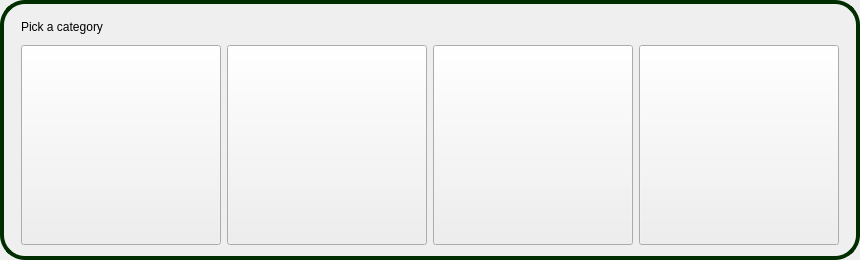
<?xml version="1.0" encoding="UTF-8"?>
<ui version="4.0">
 <class>CategoryFrame</class>
 <widget class="QFrame" name="CategoryFrame">
  <property name="geometry">
   <rect>
    <x>0</x>
    <y>0</y>
    <width>860</width>
    <height>260</height>
   </rect>
  </property>
  <property name="sizePolicy">
   <sizepolicy hsizetype="MinimumExpanding" vsizetype="Fixed">
    <horstretch>0</horstretch>
    <verstretch>0</verstretch>
   </sizepolicy>
  </property>
  <property name="maximumSize">
   <size>
    <width>860</width>
    <height>260</height>
   </size>
  </property>
  <property name="windowTitle">
   <string>Frame</string>
  </property>
  <property name="styleSheet">
   <string notr="true">QFrame#CategoryFrame { 
	border: 4px solid rgb(0, 45, 0); 
	border-radius: 25px;
}
QPushButton { color: rgb(60, 60, 60); }</string>
  </property>
  <property name="frameShape">
   <enum>QFrame::StyledPanel</enum>
  </property>
  <property name="frameShadow">
   <enum>QFrame::Raised</enum>
  </property>
  <layout class="QGridLayout" name="gridLayout">
   <property name="leftMargin">
    <number>15</number>
   </property>
   <property name="rightMargin">
    <number>15</number>
   </property>
   <property name="horizontalSpacing">
    <number>4</number>
   </property>
   <item row="0" column="0">
    <widget class="QLabel" name="categoryLabel">
     <property name="text">
      <string>Pick a category</string>
     </property>
    </widget>
   </item>
   <item row="1" column="0">
    <widget class="HoverPushButton" name="themeHoverPushButton">
     <property name="sizePolicy">
      <sizepolicy hsizetype="Expanding" vsizetype="Expanding">
       <horstretch>0</horstretch>
       <verstretch>0</verstretch>
      </sizepolicy>
     </property>
     <property name="maximumSize">
      <size>
       <width>200</width>
       <height>200</height>
      </size>
     </property>
     <property name="styleSheet">
      <string notr="true">background-image: url(:/imgs/imgs/Pages.jpg);</string>
     </property>
     <property name="text">
      <string/>
     </property>
    </widget>
   </item>
   <item row="1" column="1">
    <widget class="HoverPushButton" name="publisherHoverPushButton">
     <property name="sizePolicy">
      <sizepolicy hsizetype="Expanding" vsizetype="Expanding">
       <horstretch>0</horstretch>
       <verstretch>0</verstretch>
      </sizepolicy>
     </property>
     <property name="maximumSize">
      <size>
       <width>200</width>
       <height>200</height>
      </size>
     </property>
     <property name="styleSheet">
      <string notr="true">background-image: url(:/imgs/imgs/Publisher.gif);</string>
     </property>
    </widget>
   </item>
   <item row="1" column="2">
    <widget class="HoverPushButton" name="authorHoverPushButton">
     <property name="sizePolicy">
      <sizepolicy hsizetype="Expanding" vsizetype="Expanding">
       <horstretch>0</horstretch>
       <verstretch>0</verstretch>
      </sizepolicy>
     </property>
     <property name="maximumSize">
      <size>
       <width>200</width>
       <height>200</height>
      </size>
     </property>
     <property name="styleSheet">
      <string notr="true">background-image: url(:/imgs/imgs/Author.gif);</string>
     </property>
     <property name="iconSize">
      <size>
       <width>300</width>
       <height>300</height>
      </size>
     </property>
    </widget>
   </item>
   <item row="1" column="3">
    <widget class="HoverPushButton" name="bookHoverPushButton">
     <property name="sizePolicy">
      <sizepolicy hsizetype="Expanding" vsizetype="Expanding">
       <horstretch>0</horstretch>
       <verstretch>0</verstretch>
      </sizepolicy>
     </property>
     <property name="maximumSize">
      <size>
       <width>200</width>
       <height>200</height>
      </size>
     </property>
     <property name="styleSheet">
      <string notr="true">background-image: url(:/imgs/imgs/Book.gif);</string>
     </property>
    </widget>
   </item>
  </layout>
 </widget>
 <customwidgets>
  <customwidget>
   <class>HoverPushButton</class>
   <extends>QPushButton</extends>
   <header>HoverPushButton.h</header>
  </customwidget>
 </customwidgets>
 <resources>
  <include location="../imgs.qrc"/>
 </resources>
 <connections>
  <connection>
   <sender>themeHoverPushButton</sender>
   <signal>hoverEnter()</signal>
   <receiver>CategoryFrame</receiver>
   <slot>setThemeText()</slot>
   <hints>
    <hint type="sourcelabel">
     <x>37</x>
     <y>109</y>
    </hint>
    <hint type="destinationlabel">
     <x>6</x>
     <y>66</y>
    </hint>
   </hints>
  </connection>
  <connection>
   <sender>publisherHoverPushButton</sender>
   <signal>hoverEnter()</signal>
   <receiver>CategoryFrame</receiver>
   <slot>setPublisherText()</slot>
   <hints>
    <hint type="sourcelabel">
     <x>259</x>
     <y>55</y>
    </hint>
    <hint type="destinationlabel">
     <x>220</x>
     <y>82</y>
    </hint>
   </hints>
  </connection>
  <connection>
   <sender>authorHoverPushButton</sender>
   <signal>hoverEnter()</signal>
   <receiver>CategoryFrame</receiver>
   <slot>setAuthorText()</slot>
   <hints>
    <hint type="sourcelabel">
     <x>436</x>
     <y>77</y>
    </hint>
    <hint type="destinationlabel">
     <x>426</x>
     <y>80</y>
    </hint>
   </hints>
  </connection>
  <connection>
   <sender>bookHoverPushButton</sender>
   <signal>hoverEnter()</signal>
   <receiver>CategoryFrame</receiver>
   <slot>setBookText()</slot>
   <hints>
    <hint type="sourcelabel">
     <x>645</x>
     <y>68</y>
    </hint>
    <hint type="destinationlabel">
     <x>637</x>
     <y>71</y>
    </hint>
   </hints>
  </connection>
  <connection>
   <sender>bookHoverPushButton</sender>
   <signal>hoverLeave()</signal>
   <receiver>CategoryFrame</receiver>
   <slot>setEmptyText()</slot>
   <hints>
    <hint type="sourcelabel">
     <x>769</x>
     <y>56</y>
    </hint>
    <hint type="destinationlabel">
     <x>769</x>
     <y>17</y>
    </hint>
   </hints>
  </connection>
  <connection>
   <sender>authorHoverPushButton</sender>
   <signal>hoverLeave()</signal>
   <receiver>CategoryFrame</receiver>
   <slot>setEmptyText()</slot>
   <hints>
    <hint type="sourcelabel">
     <x>519</x>
     <y>45</y>
    </hint>
    <hint type="destinationlabel">
     <x>532</x>
     <y>18</y>
    </hint>
   </hints>
  </connection>
  <connection>
   <sender>publisherHoverPushButton</sender>
   <signal>hoverLeave()</signal>
   <receiver>CategoryFrame</receiver>
   <slot>setEmptyText()</slot>
   <hints>
    <hint type="sourcelabel">
     <x>356</x>
     <y>50</y>
    </hint>
    <hint type="destinationlabel">
     <x>361</x>
     <y>36</y>
    </hint>
   </hints>
  </connection>
  <connection>
   <sender>themeHoverPushButton</sender>
   <signal>hoverLeave()</signal>
   <receiver>CategoryFrame</receiver>
   <slot>setEmptyText()</slot>
   <hints>
    <hint type="sourcelabel">
     <x>188</x>
     <y>50</y>
    </hint>
    <hint type="destinationlabel">
     <x>192</x>
     <y>36</y>
    </hint>
   </hints>
  </connection>
  <connection>
   <sender>themeHoverPushButton</sender>
   <signal>clicked()</signal>
   <receiver>CategoryFrame</receiver>
   <slot>themeClicked()</slot>
   <hints>
    <hint type="sourcelabel">
     <x>34</x>
     <y>131</y>
    </hint>
    <hint type="destinationlabel">
     <x>12</x>
     <y>137</y>
    </hint>
   </hints>
  </connection>
  <connection>
   <sender>publisherHoverPushButton</sender>
   <signal>clicked()</signal>
   <receiver>CategoryFrame</receiver>
   <slot>publisherClicked()</slot>
   <hints>
    <hint type="sourcelabel">
     <x>249</x>
     <y>202</y>
    </hint>
    <hint type="destinationlabel">
     <x>222</x>
     <y>211</y>
    </hint>
   </hints>
  </connection>
  <connection>
   <sender>authorHoverPushButton</sender>
   <signal>clicked()</signal>
   <receiver>CategoryFrame</receiver>
   <slot>authorClicked()</slot>
   <hints>
    <hint type="sourcelabel">
     <x>441</x>
     <y>160</y>
    </hint>
    <hint type="destinationlabel">
     <x>431</x>
     <y>154</y>
    </hint>
   </hints>
  </connection>
  <connection>
   <sender>bookHoverPushButton</sender>
   <signal>clicked()</signal>
   <receiver>CategoryFrame</receiver>
   <slot>bookClicked()</slot>
   <hints>
    <hint type="sourcelabel">
     <x>653</x>
     <y>124</y>
    </hint>
    <hint type="destinationlabel">
     <x>635</x>
     <y>132</y>
    </hint>
   </hints>
  </connection>
 </connections>
 <slots>
  <slot>setThemeText()</slot>
  <slot>setPublisherText()</slot>
  <slot>setAuthorText()</slot>
  <slot>setBookText()</slot>
  <slot>setEmptyText()</slot>
  <slot>themeClicked()</slot>
  <slot>publisherClicked()</slot>
  <slot>authorClicked()</slot>
  <slot>bookClicked()</slot>
 </slots>
</ui>
